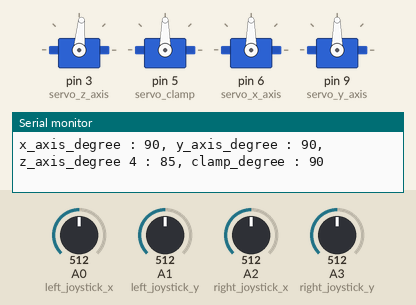
This sketch was run on a simulated Arduino Uno, built with avr-gcc and run on an emulated ATmega328P. Shown: 4 × servo, the last lines printed to the serial monitor. The test bench sets the inputs (shaded band); at power-on: A0 (left_joystick_x) = 512, A1 (left_joystick_y) = 512, A2 (right_joystick_x) = 512, A3 (right_joystick_y) = 512.

Above: at 1.2 s.
1.3 s: A0 (left_joystick_x) set to 663
4.3 s: A0 (left_joystick_x) set to 688
At 6.8 s:
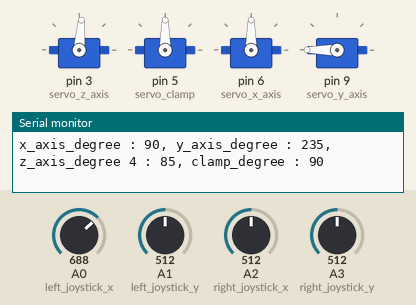
7.3 s: A1 (left_joystick_y) set to 670
10.3 s: A1 (left_joystick_y) set to 699
At 11.2 s:
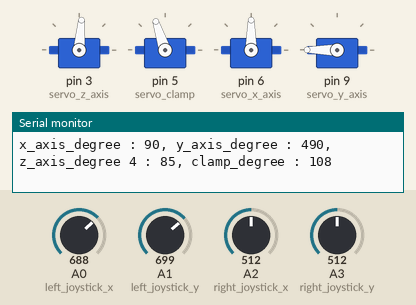
13.3 s: A2 (right_joystick_x) set to 671
At 15.49 s:
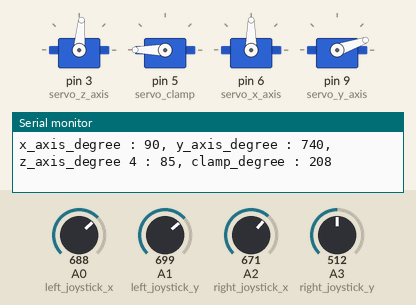
16.3 s: A2 (right_joystick_x) set to 689
At 18.37 s:
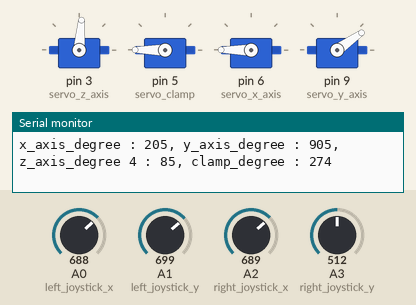
Timing chart, 0 to 24.4 s (numbered marks = the images above; inputs shaded):
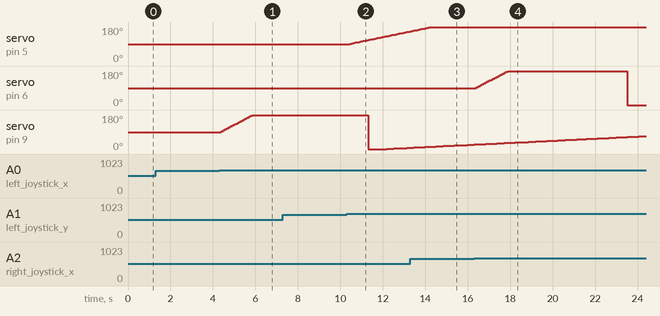

Measured:
- the behaviour switches between 680 and 681 on A0 (left_joystick_x) (found by bisection; images 0 and 1)
- the behaviour switches between 680 and 681 on A1 (left_joystick_y) (found by bisection; images 1 and 2)
- the behaviour switches between 680 and 681 on A2 (right_joystick_x) (found by bisection; images 3 and 4)
- after the input at 4.3 s, servo on pin 9 (servo_y_axis): moves from 90° to 180° over 1.4 s, starting after 0.10 s
- after the input at 10.3 s, servo on pin 5 (servo_clamp): moves from 90° to 158° over 2.8 s, starting after 0.15 s
- after the input at 16.3 s, servo on pin 6 (servo_x_axis): rises from 90° to 180° in 1.5 s, then falls to 0° in 5.6 s

The sketch:

4dof_robotic_adm_script.docx.ino
```cpp
#include <Servo.h>

Servo servo_z_axis;
Servo servo_x_axis;
Servo servo_y_axis;
Servo servo_clamp;

int x_axis_degree = 90;
int y_axis_degree = 90;
int z_axis_degree = 85;
int clamp_degree = 90;

#define left_joystick_x A0
#define left_joystick_y A1
#define right_joystick_x A2
#define right_joystick_y A3

void setup() {
  Serial.begin(9600);

  servo_z_axis.attach(3);
  servo_clamp.attach(5);
  servo_x_axis.attach(6);
  servo_y_axis.attach(9);
}

void loop() {
  int left_joystick_x_value = analogRead(left_joystick_x);
  int left_joystick_y_value = analogRead(left_joystick_y);
  int right_joystick_x_value = analogRead(right_joystick_x);
  int right_joystick_y_value = analogRead(right_joystick_y);

  if(left_joystick_x_value < 340) y_axis_degree -=5;
  else if(left_joystick_x_value > 680) y_axis_degree +=5;

  if(left_joystick_y_value < 340) clamp_degree -=2;
  else if(left_joystick_y_value > 680) clamp_degree +=2;

  if(right_joystick_x_value < 340) x_axis_degree -=5;
  else if(right_joystick_x_value > 680) x_axis_degree +=5;

  if(right_joystick_y_value < 340) z_axis_degree -=5;
  else if(right_joystick_y_value > 680) z_axis_degree +=5;


  Serial.print("x_axis_degree : ");
  Serial.print(x_axis_degree);
  Serial.print(", y_axis_degree : ");
  Serial.print(y_axis_degree);
  Serial.print(", z_axis_degree 4 : ");
  Serial.print(z_axis_degree);
  Serial.print(", clamp_degree : ");
  Serial.println(clamp_degree);

  servo_clamp.write(clamp_degree);
  servo_x_axis.write(x_axis_degree);
  servo_y_axis.write(y_axis_degree);
  servo_z_axis.write(z_axis_degree);
}
```
